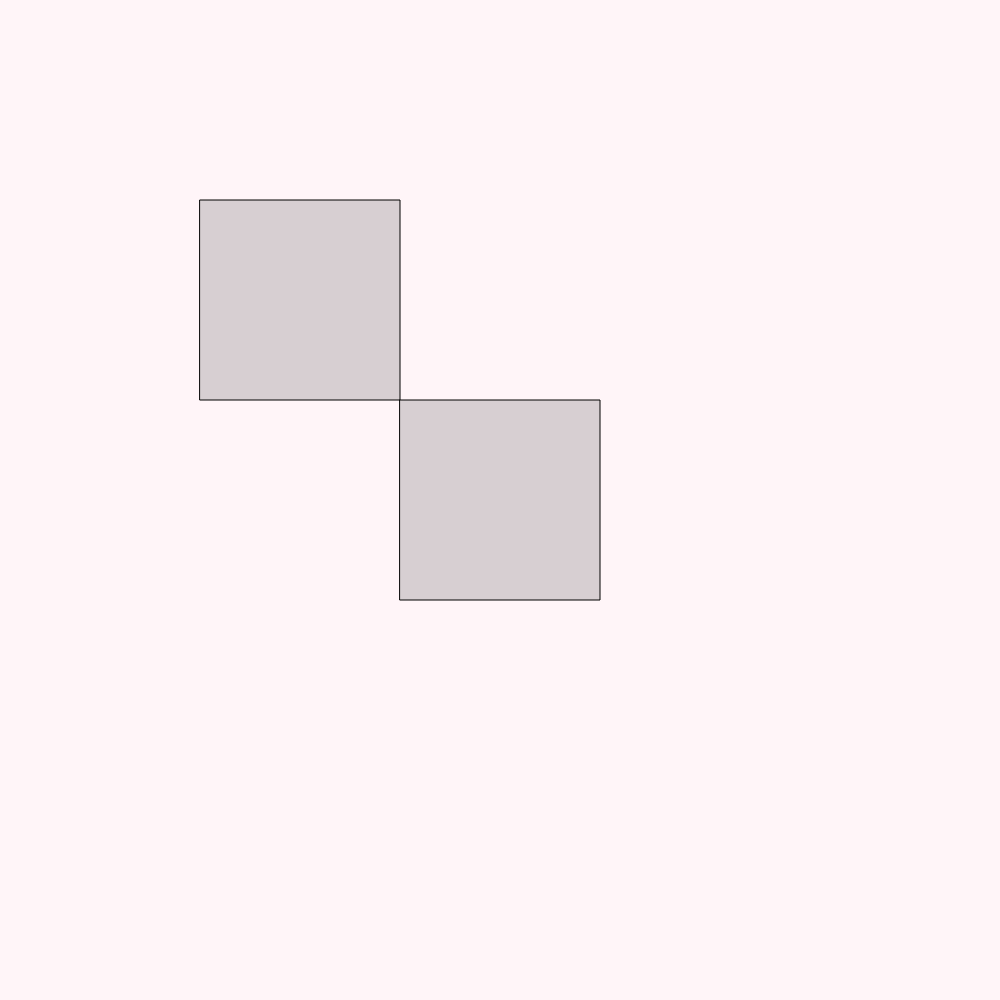
Frame 1 (no input)
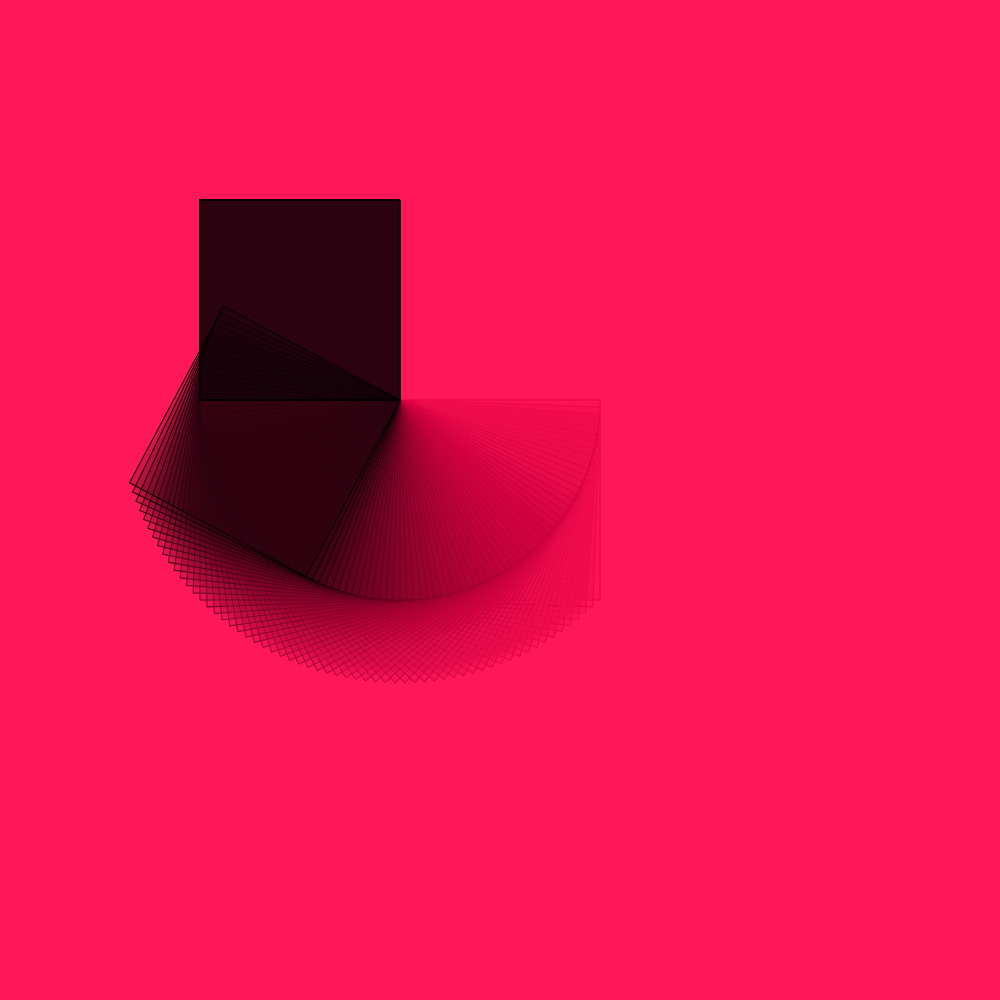
Frame 60 (no input)
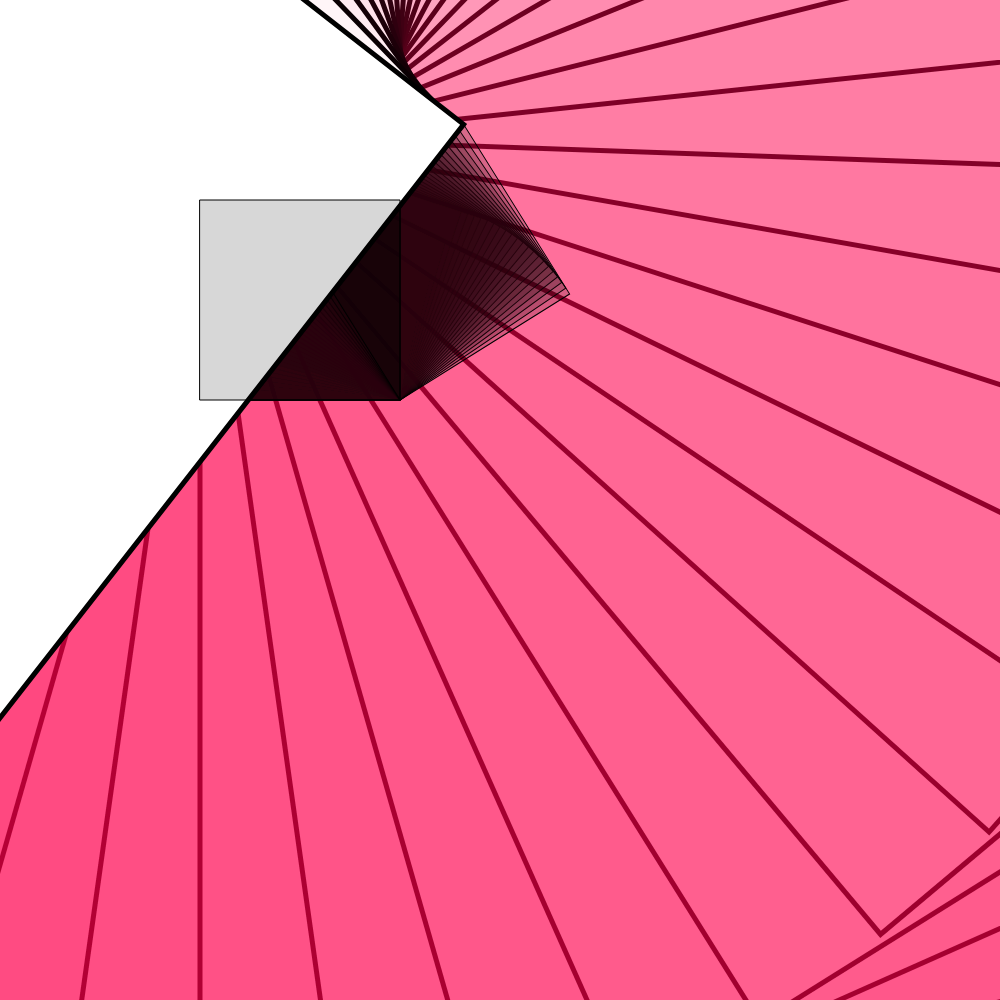
Frame 120 (the mouse pressed at the canvas centre since frame 60)

The p5.js sketch that drew these frames (run headless with seeded random() and noise() and a simulated clock; from frame 60 on, the mouse is pressed at the canvas centre):

// p5.js sketch
// ── sketch.js
var counter = 0;
var counter2 = 0;
var speed = 2;
var speed2 = 10;


function setup(){
    createCanvas(1000, 1000);  
    //rectMode(CENTER);
}

function draw(){
    background(255, 10, 80, 10);
    
    
    fill(0, 40);
    push();
        translate(400, 400);
        rotate(radians(counter));
        rect(0, 0, 200, 200);
        push();
            fill(255);
            translate(200, 200);
            scale(mouseX/100);
            rotate(radians(counter2));
            rect(0, 0, 200, 200);
        pop();
    pop();
    
    push();
        translate(200,200);
        //scale(-1, 1);
        rect(0, 0, 200, 200);
    pop();
    
    counter+= speed;
    counter2-= speed2;
    
}


function mousePressed(){
    background(255, 10, 80, 10);
}
